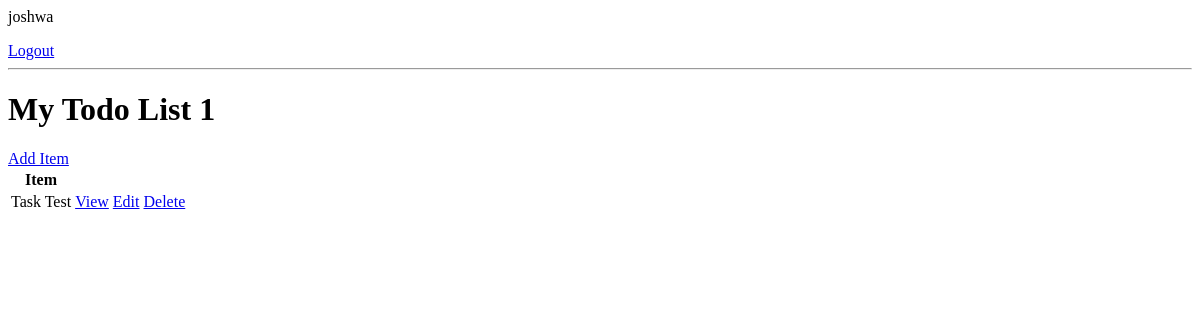
Before: / (signed in) with the older database file.
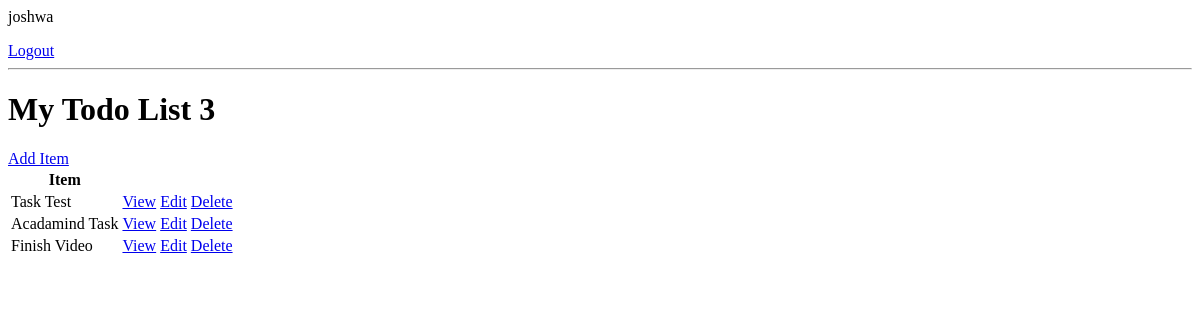
After: the same page with the newer database file.
### base/models.py (models this page shows, shortened)
class Task(models.Model):
    user = models.ForeignKey(User,on_delete=models.CASCADE,null=True,blank=True)
    title = models.CharField(max_length=200)
    description = models.TextField(null=True, blank=True)
    complete = models.BooleanField(default=False)
    created = models.DateTimeField(auto_now_add=True)
    class Meta:
        ordering = ['complete']

### base/views.py (the view)
# urls.py: path("",view=TaskList.as_view(),name="tasks"),
class TaskList(LoginRequiredMixin,ListView):
    model = Task
    context_object_name = 'tasks'
    def get_context_data(self, **kwargs):
        context = super().get_context_data(**kwargs)
        context['tasks'] = context['tasks'].filter(user=self.request.user)
        context['count'] = context['tasks'].filter(complete=False).count()
        return context

### base/templates/base/task_list.html
{% if request.user.is_authenticated %}
<p>{{request.user}}</p>
<a href="{% url 'logout' %}">Logout</a>
{% else %}
<a href="{% url 'login' %}">Login</a>
{% endif %}
<hr>
<h1>My Todo List {{count}}</h1>
<a href="{% url 'task-create' %}">Add Item</a>
<table>
    <tr>
        <th>Item</th>
        <th></th>
        <th></th>
    </tr>
    {% for task in tasks %}
        <tr>
            <td>{{task.title}}</td>
            <td><a href="{% url 'task' task.id %}">View</a></td>
            <td><a href="{% url 'task-update' task.id %}">Edit</a></td>
            <td><a href="{% url 'task-delete' task.id %}">Delete</a></td>
        </tr>
        {% empty %}
        <h3>No items in List</h3>
    {% endfor %}
</table>

Changed rows visible on the page:
added Task: title "Acadamind Task"
added Task: title "Finish Video"
Other visible differences:
{{ count }}: "1" → "3"
